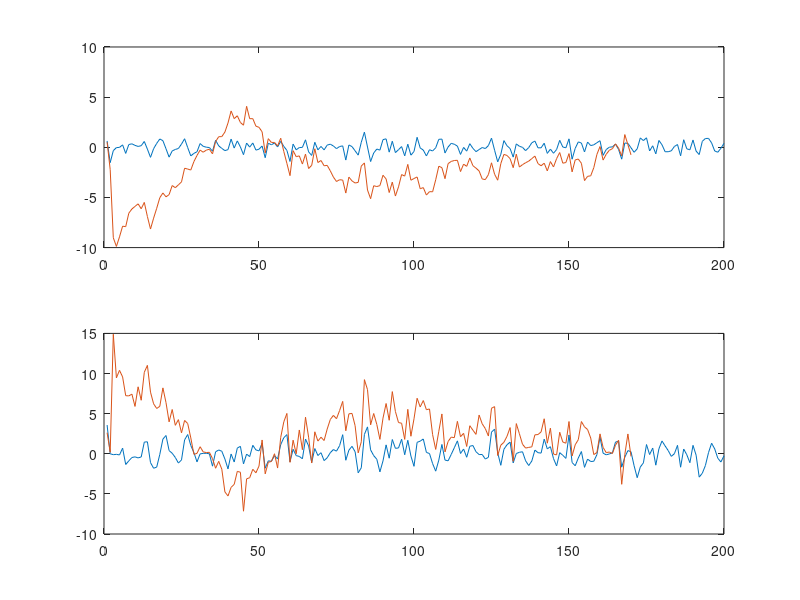

Here is the MATLAB script that generated this plot:
%% System matrices
A=[0.3, -0.4; 0.4, 0.25];
Be=[0.25; 1];
C=[1 0];
P=zeros(2);
Pbar=zeros(2);
R1=eye(2);
R2=0.64;
kg=[0;0];
% Noise variances and realizations
rng(25);
epsilon=randn(1,200);   % Realization of state error
nu=0.8*randn(1,200);    % Realization of measurement noise

%% Initialization
xk=[1; 1];          % This is x(0)
XALL=zeros(2,200);  % For storing xk at all times
YALL=zeros(1,200);  % For storing yk at all times

%% Generating data
for k=1:200
    xk=A*xk+Be*epsilon(k);
    yk=C*xk+nu(k);
    
    XALL(:,k)=xk;    % Storing xk at all times
    YALL(:,k)=yk;    % Storing yk at all times
end

%% Running the estimator
xhat=[0;0];
XHAT=zeros(2,200);
kg=0

% Estimator calculations
for k=1:200
    % 1. Calculate xhat(k|k-1) from xhat(k-1|k-1)
    xhat_= A*xhat+Be*epsilon(k)+kg*(YALL(k)-C*xhat);
    % 2. Use Kinf, xhat(k|k-1) and y(k) to calculate xhat(k|k)
    Pbar= A*P*A'+R1-k*C*Pbar;
    kg=A*Pbar*C'*inv(C*Pbar*C'+R2);
    P=(eye(2)-kg*C)*Pbar;

    xhat=xhat_+kg*(YALL(k)-C*xhat_)
    
    
    
    % Store the results
    XHAT(:,k)=xhat;    
end

%% Plot the results
subplot(2,1,1)
plot(1:200,XALL(1,:), 1:200,XHAT(1,:));
subplot(2,1,2)
plot(1:200,XALL(2,:), 1:200,XHAT(2,:));

%% Compute SSE
sqErr=(XALL-XHAT).^2;   % [x(k)-xhat(k|k)]^2
SSE=sum(sqErr,2);       % Summing sqErr over all k
